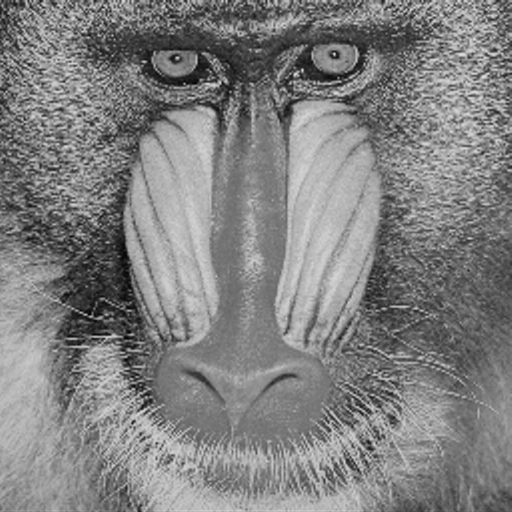
#> input picture Lab7/mandril_gray.png, 512 x 512 px
$ python 07_jpeg_PRACTICA.py   (older library calls are emulated)
#> lines starting #> are read from the running program, lines starting #| are printed output that depends on the picture
# -*- coding: utf-8 -*-
"""

"""

import numpy as np
import scipy
import scipy.ndimage
import math
pi=math.pi
import time
import matplotlib.pyplot as plt


"""
Matrices de cuantización, estándares y otras
"""


Q_Luminance=np.array([
[16 ,11, 10, 16, 124, 140, 151, 161],
[12, 12, 14, 19, 126, 158, 160, 155],
[14, 13, 16, 24, 140, 157, 169, 156],
[14, 17, 22, 29, 151, 187, 180, 162],
[18, 22, 37, 56, 168, 109, 103, 177],
[24, 35, 55, 64, 181, 104, 113, 192],
[49, 64, 78, 87, 103, 121, 120, 101],
[72, 92, 95, 98, 112, 100, 103, 199]])

Q_Chrominance=np.array([
[17, 18, 24, 47, 99, 99, 99, 99],
[18, 21, 26, 66, 99, 99, 99, 99],
[24, 26, 56, 99, 99, 99, 99, 99],
[47, 66, 99, 99, 99, 99, 99, 99],
[99, 99, 99, 99, 99, 99, 99, 99],
[99, 99, 99, 99, 99, 99, 99, 99],
[99, 99, 99, 99, 99, 99, 99, 99],
[99, 99, 99, 99, 99, 99, 99, 99]])

# [6 lines left out: function Q_matrix, not called in this run]

"""
Implementar la DCT (Discrete Cosine Transform)
y su inversa para bloques NxN

dct_bloque(p,N)
idct_bloque(p,N)

p bloque NxN

"""

def construir_C(N):
#> called with N = 8
    C = np.zeros((N, N))
    for i in range(N):
        for j in range(N):
            if i == 0:
                C[i, j] = math.sqrt(1/N)
            else:
                C[i, j] = math.sqrt(2/N) * math.cos( (2*j + 1)*i*pi/(2*N) )
    return C

C = construir_C(8)

# np.tensordot
def dct_bloque(p):
    bloque_trans = np.tensordot(np.tensordot(C, p, 1), np.transpose(C), 1)
    return bloque_trans

def idct_bloque(p):
    bloque_original = np.tensordot(np.tensordot(np.transpose(C), p, 1), C, 1)
    return bloque_original


"""
Reproducir los bloques base de la transformación para los casos N=4,8
Ver imágenes adjuntas.
"""

aux = 4
k = 1
while k < 3:
    N = aux*k
    x = 1
    C = construir_C(N)
    for i in range(N):
        for j in range(N):
            plt.subplot(N, N, x)
            bloque_base = np.tensordot(C[i], np.transpose(C[j]), 0)
            plt.imshow(bloque_base)
            plt.xticks([])
            plt.yticks([])
            x += 1
    plt.show()
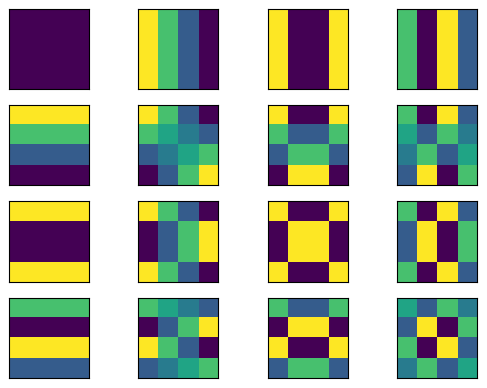
#> figure drawn by matplotlib, 16 panels
    k+=1


"""
Implementar la función jpeg_gris(imagen_gray) que:
1. dibuje el resultado de aplicar la DCT y la cuantización
(y sus inversas) a la imagen de grises 'imagen_gray'

2. haga una estimación de la ratio de compresión
según los coeficientes nulos de la transformación:
(#coeficientes/#coeficientes no nulos).

3. haga una estimación del error
Sigma=np.sqrt(sum(sum((imagen_gray-imagen_jpeg)**2)))/np.sqrt(sum(sum((imagen_gray)**2)))


"""


def jpeg_gris(imagen_gray):

    (n_orig, m_orig) = imagen_gray.shape
#> n_orig = 512; m_orig = 512
    aux = n_orig%8
#> aux = 0
    aux2 = m_orig%8
#> aux2 = 0
    imagen_jpeg = np.copy(imagen_gray)
    if aux != 0:
        num_reps_fila = 8 - aux
        imagen_jpeg = np.vstack(imagen_jpeg, np.tile(imagen_jpeg[-1, :], (num_reps_fila, 1)) )
    if aux2 != 0:
        num_reps_col = 8 - aux2
        imagen_jpeg = np.hstack(imagen_jpeg, np.tile(imagen_jpeg[:, -1, None], (1, num_reps_col)) )
    (n, m) = imagen_jpeg.shape
#> n = 512; m = 512
    coef_no_nulos = 0
    for i in range(0, n, 8):
        for j in range(0, m, 8):
            bloque = imagen_jpeg[i:i+8, j:j+8]
            bloque = dct_bloque(bloque - 128)
            for k in range(8):
                for l in range(8):
                    bloque[k, l] = np.floor(bloque[k, l]/Q_Luminance[k, l] + 0.5)
                    coef_no_nulos += (bloque[k, l] != 0)
                    bloque[k, l] = bloque[k, l] * Q_Luminance[k, l]
            imagen_jpeg[i:i+8, j:j+8] = idct_bloque(bloque) + 128
#> after the loop, coef_no_nulos = 53282
    imagen_jpeg = imagen_jpeg[0:n_orig, 0:m_orig]

    ratio_compresion = (n*m)/coef_no_nulos
#> ratio_compresion = 4.92
    Sigma = np.sqrt(sum(sum((imagen_gray-imagen_jpeg)**2)))/np.sqrt(sum(sum((imagen_gray)**2)))
#> Sigma = 0.045
    plt.imshow(imagen_jpeg, cmap=plt.cm.gray)
    titulo = 'Ratio de compresión: ' + str('%.5f' % ratio_compresion) + \
        '\nError: ' + str('%.5f' % Sigma)
    plt.title(titulo, fontsize=10)
    plt.xticks([])
    plt.yticks([])
    plt.show()
    return imagen_jpeg


"""
Implementar la función jpeg_color(imagen_color) que:
1. dibuje el resultado de aplicar la DCT y la cuantización
(y sus inversas) a la imagen RGB 'imagen_color'

2. haga una estimación de la ratio de compresión
según los coeficientes nulos de la transformación:
(#coeficientes/#coeficientes no nulos).

3. haga una estimación del error para cada una de las componentes RGB
Sigma=np.sqrt(sum(sum((imagen_color-imagen_jpeg)**2)))/np.sqrt(sum(sum((imagen_color)**2)))

"""

# [71 lines left out: function jpeg_color, not called in this run]

"""
#--------------------------------------------------------------------------
Imagen de GRISES

#--------------------------------------------------------------------------
"""


### .astype es para que lo lea como enteros de 32 bits, si no se
### pone lo lee como entero positivo sin signo de 8 bits uint8 y por ejemplo al
### restar 128 puede devolver un valor positivo mayor que 128

mandril_gray=scipy.ndimage.imread('mandril_gray.png').astype(np.int32)

start= time.clock()
mandril_jpeg=jpeg_gris(mandril_gray)
end= time.clock()
print("tiempo",(end-start))


"""
#--------------------------------------------------------------------------
Imagen COLOR
#--------------------------------------------------------------------------
"""
## Aplico.astype pero después lo convertiré a
## uint8 para dibujar y a int64 para calcular el error

#> (the run stopped early here; a loop or call above may not have finished)
